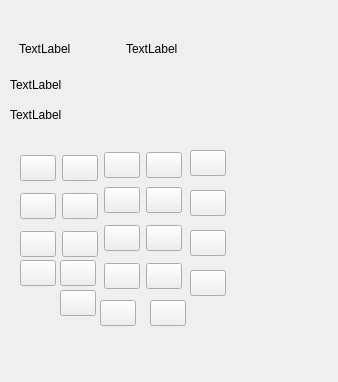
<?xml version="1.0" encoding="UTF-8"?>
<ui version="4.0">
 <class>Calculator</class>
 <widget class="QWidget" name="Calculator">
  <property name="geometry">
   <rect>
    <x>0</x>
    <y>0</y>
    <width>338</width>
    <height>382</height>
   </rect>
  </property>
  <property name="windowTitle">
   <string>Form</string>
  </property>
  <widget class="QLabel" name="titel">
   <property name="geometry">
    <rect>
     <x>19</x>
     <y>40</y>
     <width>55</width>
     <height>18</height>
    </rect>
   </property>
   <property name="text">
    <string>TextLabel</string>
   </property>
  </widget>
  <widget class="QLabel" name="close">
   <property name="geometry">
    <rect>
     <x>126</x>
     <y>40</y>
     <width>55</width>
     <height>18</height>
    </rect>
   </property>
   <property name="text">
    <string>TextLabel</string>
   </property>
  </widget>
  <widget class="QPushButton" name="Btn_cut">
   <property name="geometry">
    <rect>
     <x>20</x>
     <y>155</y>
     <width>36</width>
     <height>26</height>
    </rect>
   </property>
   <property name="styleSheet">
    <string notr="true"/>
   </property>
   <property name="text">
    <string/>
   </property>
  </widget>
  <widget class="QPushButton" name="Btn_clear1">
   <property name="geometry">
    <rect>
     <x>62</x>
     <y>155</y>
     <width>36</width>
     <height>26</height>
    </rect>
   </property>
   <property name="text">
    <string/>
   </property>
  </widget>
  <widget class="QPushButton" name="Btn_clear2">
   <property name="geometry">
    <rect>
     <x>104</x>
     <y>152</y>
     <width>36</width>
     <height>26</height>
    </rect>
   </property>
   <property name="text">
    <string/>
   </property>
  </widget>
  <widget class="QPushButton" name="Btn_sign">
   <property name="geometry">
    <rect>
     <x>146</x>
     <y>152</y>
     <width>36</width>
     <height>26</height>
    </rect>
   </property>
   <property name="text">
    <string/>
   </property>
  </widget>
  <widget class="QPushButton" name="Btn_genhao">
   <property name="geometry">
    <rect>
     <x>190</x>
     <y>150</y>
     <width>36</width>
     <height>26</height>
    </rect>
   </property>
   <property name="text">
    <string/>
   </property>
  </widget>
  <widget class="QPushButton" name="Btn_1">
   <property name="geometry">
    <rect>
     <x>20</x>
     <y>260</y>
     <width>36</width>
     <height>26</height>
    </rect>
   </property>
   <property name="text">
    <string/>
   </property>
  </widget>
  <widget class="QPushButton" name="Btn_2">
   <property name="geometry">
    <rect>
     <x>60</x>
     <y>260</y>
     <width>36</width>
     <height>26</height>
    </rect>
   </property>
   <property name="text">
    <string/>
   </property>
  </widget>
  <widget class="QPushButton" name="Btn_3">
   <property name="geometry">
    <rect>
     <x>104</x>
     <y>263</y>
     <width>36</width>
     <height>26</height>
    </rect>
   </property>
   <property name="text">
    <string/>
   </property>
  </widget>
  <widget class="QPushButton" name="Btn_minus">
   <property name="geometry">
    <rect>
     <x>146</x>
     <y>263</y>
     <width>36</width>
     <height>26</height>
    </rect>
   </property>
   <property name="text">
    <string/>
   </property>
  </widget>
  <widget class="QPushButton" name="Btn_0">
   <property name="geometry">
    <rect>
     <x>60</x>
     <y>290</y>
     <width>36</width>
     <height>26</height>
    </rect>
   </property>
   <property name="sizePolicy">
    <sizepolicy hsizetype="Minimum" vsizetype="Fixed">
     <horstretch>0</horstretch>
     <verstretch>0</verstretch>
    </sizepolicy>
   </property>
   <property name="text">
    <string/>
   </property>
  </widget>
  <widget class="QPushButton" name="Btn_dot">
   <property name="geometry">
    <rect>
     <x>100</x>
     <y>300</y>
     <width>36</width>
     <height>26</height>
    </rect>
   </property>
   <property name="text">
    <string/>
   </property>
  </widget>
  <widget class="QPushButton" name="Btn_add">
   <property name="geometry">
    <rect>
     <x>150</x>
     <y>300</y>
     <width>36</width>
     <height>26</height>
    </rect>
   </property>
   <property name="text">
    <string/>
   </property>
  </widget>
  <widget class="QPushButton" name="Btn_result">
   <property name="geometry">
    <rect>
     <x>190</x>
     <y>270</y>
     <width>36</width>
     <height>26</height>
    </rect>
   </property>
   <property name="text">
    <string/>
   </property>
  </widget>
  <widget class="QWidget" name="show_Wid" native="true">
   <property name="geometry">
    <rect>
     <x>10</x>
     <y>70</y>
     <width>301</width>
     <height>60</height>
    </rect>
   </property>
   <property name="styleSheet">
    <string notr="true"/>
   </property>
   <layout class="QVBoxLayout" name="verticalLayout">
    <property name="spacing">
     <number>0</number>
    </property>
    <property name="leftMargin">
     <number>0</number>
    </property>
    <property name="topMargin">
     <number>0</number>
    </property>
    <property name="rightMargin">
     <number>9</number>
    </property>
    <property name="bottomMargin">
     <number>0</number>
    </property>
    <item>
     <widget class="QLabel" name="upshow">
      <property name="text">
       <string>TextLabel</string>
      </property>
     </widget>
    </item>
    <item>
     <widget class="QLabel" name="downshow">
      <property name="text">
       <string>TextLabel</string>
      </property>
     </widget>
    </item>
   </layout>
  </widget>
  <widget class="QPushButton" name="Btn_percentage">
   <property name="geometry">
    <rect>
     <x>190</x>
     <y>190</y>
     <width>36</width>
     <height>26</height>
    </rect>
   </property>
   <property name="text">
    <string/>
   </property>
  </widget>
  <widget class="QPushButton" name="Btn_multiply">
   <property name="geometry">
    <rect>
     <x>146</x>
     <y>225</y>
     <width>36</width>
     <height>26</height>
    </rect>
   </property>
   <property name="text">
    <string/>
   </property>
  </widget>
  <widget class="QPushButton" name="Btn_fenmu">
   <property name="geometry">
    <rect>
     <x>190</x>
     <y>230</y>
     <width>36</width>
     <height>26</height>
    </rect>
   </property>
   <property name="text">
    <string/>
   </property>
  </widget>
  <widget class="QPushButton" name="Btn_7">
   <property name="geometry">
    <rect>
     <x>20</x>
     <y>193</y>
     <width>36</width>
     <height>26</height>
    </rect>
   </property>
   <property name="text">
    <string/>
   </property>
  </widget>
  <widget class="QPushButton" name="Btn_4">
   <property name="geometry">
    <rect>
     <x>20</x>
     <y>231</y>
     <width>36</width>
     <height>26</height>
    </rect>
   </property>
   <property name="text">
    <string/>
   </property>
  </widget>
  <widget class="QPushButton" name="Btn_6">
   <property name="geometry">
    <rect>
     <x>104</x>
     <y>225</y>
     <width>36</width>
     <height>26</height>
    </rect>
   </property>
   <property name="text">
    <string/>
   </property>
  </widget>
  <widget class="QPushButton" name="Btn_9">
   <property name="geometry">
    <rect>
     <x>104</x>
     <y>187</y>
     <width>36</width>
     <height>26</height>
    </rect>
   </property>
   <property name="text">
    <string/>
   </property>
  </widget>
  <widget class="QPushButton" name="Btn_devide">
   <property name="geometry">
    <rect>
     <x>146</x>
     <y>187</y>
     <width>36</width>
     <height>26</height>
    </rect>
   </property>
   <property name="text">
    <string/>
   </property>
  </widget>
  <widget class="QPushButton" name="Btn_5">
   <property name="geometry">
    <rect>
     <x>62</x>
     <y>231</y>
     <width>36</width>
     <height>26</height>
    </rect>
   </property>
   <property name="text">
    <string/>
   </property>
  </widget>
  <widget class="QPushButton" name="Btn_8">
   <property name="geometry">
    <rect>
     <x>62</x>
     <y>193</y>
     <width>36</width>
     <height>26</height>
    </rect>
   </property>
   <property name="text">
    <string/>
   </property>
  </widget>
 </widget>
 <resources/>
 <connections/>
</ui>
